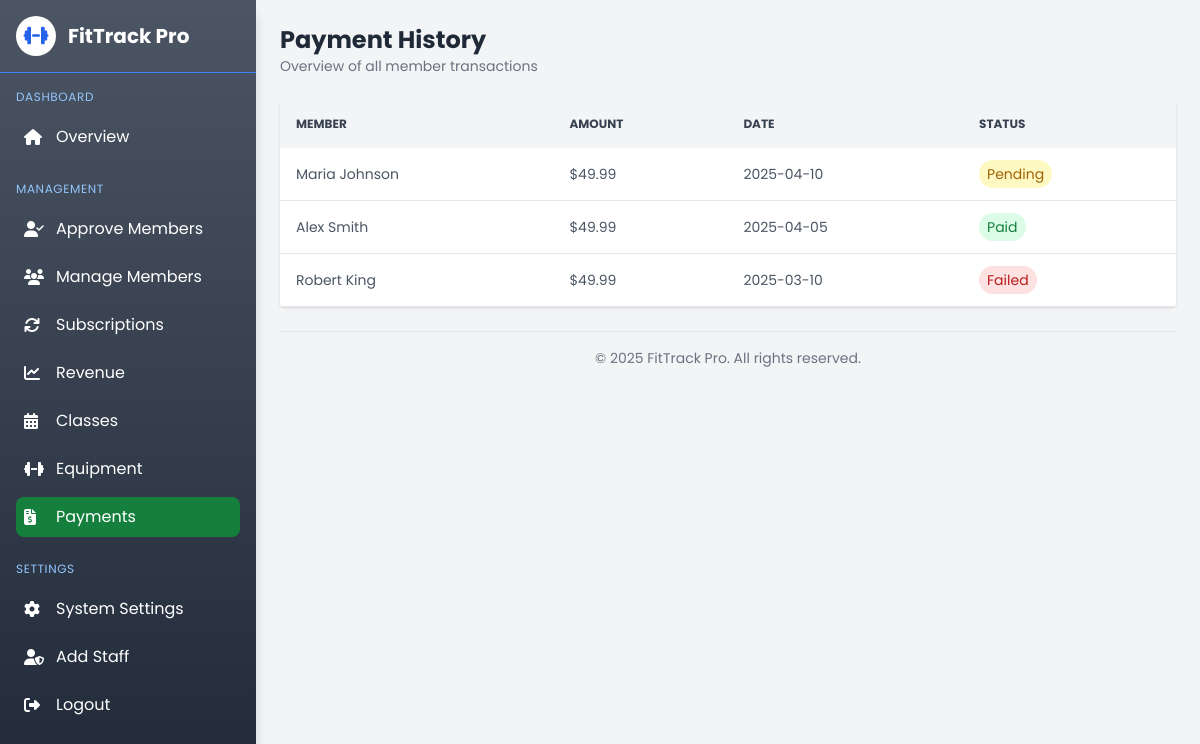
The app's page /payments.php (signed in) with its own data.
### tables this page shows
CREATE TABLE IF NOT EXISTS payments (
    payment_id INT AUTO_INCREMENT PRIMARY KEY,
    member_id INT NOT NULL,
    amount DECIMAL(10, 2) NOT NULL,
    payment_date DATE NOT NULL,
    status ENUM('Paid', 'Pending', 'Failed') DEFAULT 'Pending',
    FOREIGN KEY (member_id) REFERENCES members(member_id) ON DELETE CASCADE
);

CREATE TABLE members (
    member_id INT AUTO_INCREMENT PRIMARY KEY,
    full_name VARCHAR(100) NOT NULL,
    email VARCHAR(100) NOT NULL UNIQUE,
    phone VARCHAR(15) NOT NULL UNIQUE,
    join_date DATE DEFAULT CURRENT_DATE,
    status ENUM('Pending', 'Active', 'Inactive') DEFAULT 'Pending'
);

### payments.php (the view, shortened to what this page needs)
<?php
include('includes/db_config.php');
include('includes/header.php');
include('includes/sidebar.php');
$query = "
    SELECT p.payment_id, p.amount, p.payment_date, p.status, m.full_name
    FROM payments p
    JOIN members m ON p.member_id = m.member_id
    ORDER BY p.payment_date DESC
";
$payments = mysqli_query($conn, $query);
?>
<div class="mb-6 flex justify-between items-center">
    <div>
        <h1 class="text-2xl font-bold text-gray-800">Payment History</h1>
        <p class="text-gray-500 text-sm">Overview of all member transactions</p>
    </div>
</div>
<div class="overflow-x-auto bg-white rounded shadow">
    <table class="min-w-full text-sm text-left text-gray-600">
        <thead class="bg-gray-100 text-gray-700 uppercase text-xs">
            <tr>
                <th class="p-4">Member</th>
                <th class="p-4">Amount</th>
                <th class="p-4">Date</th>
                <th class="p-4">Status</th>
            </tr>
        </thead>
        <tbody>
            <?php while ($row = mysqli_fetch_assoc($payments)): ?>
                <tr class="border-b hover:bg-gray-50">
                    <td class="p-4"><?= htmlspecialchars($row['full_name']) ?></td>
                    <td class="p-4">$<?= number_format($row['amount'], 2) ?></td>
                    <td class="p-4"><?= $row['payment_date'] ?></td>
                    <td class="p-4">
                        <span class="text-sm px-2 py-1 rounded-full
                            <?= $row['status'] === 'Paid' ? 'bg-green-100 text-green-700' :
                                 ($row['status'] === 'Pending' ? 'bg-yellow-100 text-yellow-700' : 'bg-red-100 text-red-700') ?>">
                            <?= $row['status'] ?>
                        </span>
                    </td>
                </tr>
            <?php endwhile; ?>
        </tbody>
    </table>
</div>
<?php include('includes/footer.php'); ?>

### includes/header.php (shortened to what this page needs)
<!DOCTYPE html>
<html lang="en">
<head>
    <script src="https://cdn.tailwindcss.com"></script>
    <link rel="stylesheet" href="https://cdnjs.cloudflare.com/ajax/libs/font-awesome/6.4.0/css/all.min.css">
</head>
<body class="bg-gray-100 min-h-screen">
<div class="flex min-h-screen">
    <?php include('includes/sidebar.php'); ?>
    <div class="ml-64 p-6 w-full bg-gray-100">

### includes/sidebar.php (shortened to what this page needs)
<?php
$role = strtolower($_SESSION['role'] ?? '');
$current = basename($_SERVER['PHP_SELF']);
?>
<div id="sidebar" class="h-screen w-64 fixed top-0 left-0 bg-gradient-to-b from-gray-600 to-gray-800 text-white flex flex-col shadow-lg z-50 transition-transform transform">
    <div class="p-4 flex items-center space-x-3 border-b border-blue-500">
        <div class="w-10 h-10 rounded-full bg-white flex items-center justify-center">
            <i class="fas fa-dumbbell text-blue-600 text-xl"></i>
        </div>
        <h1 class="text-xl font-bold">FitTrack Pro</h1>
    </div>
    <nav class="p-4 flex-1 overflow-y-auto">
        <div class="mb-6">
            <h3 class="text-xs uppercase tracking-wider text-blue-300 mb-3">Dashboard</h3>
            <ul class="space-y-2">
                <li>
                    <a href="<?= $role === 'admin' ? 'admin_dashboard.php' : ($role === 'trainer' ? 'trainer_dashboard.php' : 'member_dashboard.php') ?>" class="flex items-center space-x-3 p-2 rounded-lg hover:bg-green-700 transition <?= $current == ($role === 'admin' ? 'admin_dashboard.php' : ($role === 'trainer' ? 'trainer_dashboard.php' : 'member_dashboard.php')) ? 'bg-green-700' : '' ?>">
                        <i class="fas fa-home w-5"></i>
                        <span>Overview</span>
                    </a>
                </li>
            </ul>
        </div>
        <div class="mb-6">
            <h3 class="text-xs uppercase tracking-wider text-blue-300 mb-3">Management</h3>
            <ul class="space-y-2">
                <?php if ($role === 'admin'): ?>
                <li>
                    <a href="members.php" class="flex items-center space-x-3 p-2 rounded-lg hover:bg-green-700 transition <?= $current == 'members.php' ? 'bg-green-700' : '' ?>">
                        <i class="fas fa-user-check w-5"></i>
                        <span>Approve Members</span>
                    </a>
                </li>
                <li>
                    <a href="admin_members.php" class="flex items-center space-x-3 p-2 rounded-lg hover:bg-green-700 transition <?= $current == 'admin_members.php' ? 'bg-green-700' : '' ?>">
                        <i class="fas fa-users w-5"></i>
                        <span>Manage Members</span>
                    </a>
                </li>
                <li>
                    <a href="admin_subscriptions.php" class="flex items-center space-x-3 p-2 rounded-lg hover:bg-green-700 transition <?= $current == 'admin_subscriptions.php' ? 'bg-green-700' : '' ?>">
                        <i class="fas fa-sync w-5"></i>
                        <span>Subscriptions</span>
                    </a>
                </li>
                <li>
                    <a href="admin_revenue.php" class="flex items-center space-x-3 p-2 rounded-lg hover:bg-green-700 transition <?= $current == 'admin_revenue.php' ? 'bg-green-700' : '' ?>">
                        <i class="fas fa-chart-line w-5"></i>
                        <span>Revenue</span>
                    </a>
                </li>
                <?php endif; ?>
                <?php if (in_array($role, ['admin', 'trainer', 'member'])): ?>
                <li>
                    <a href="classes.php" class="flex items-center space-x-3 p-2 rounded-lg hover:bg-green-700 transition <?= $current == 'classes.php' ? 'bg-green-700' : '' ?>">
                        <i class="fas fa-calendar-alt w-5"></i>
                        <span>Classes</span>
                    </a>
                </li>
                <?php endif; ?>
                <?php if (in_array($role, ['admin', 'trainer'])): ?>
                <li>
                    <a href="equipment.php" class="flex items-center space-x-3 p-2 rounded-lg hover:bg-green-700 transition <?= $current == 'equipment.php' ? 'bg-green-700' : '' ?>">
                        <i class="fas fa-dumbbell w-5"></i>
                        <span>Equipment</span>
                    </a>
                </li>
                <?php endif; ?>
                <?php if (in_array($role, ['admin', 'trainer', 'member'])): ?>
                <li>
                    <a href="payments.php" class="flex items-center space-x-3 p-2 rounded-lg hover:bg-green-700 transition <?= $current == 'payments.php' ? 'bg-green-700' : '' ?>">
                        <i class="fas fa-file-invoice-dollar w-5"></i>
                        <span>Payments</span>
                    </a>
                </li>
                <?php endif; ?>
            </ul>
        </div>
        <div class="mb-6">
            <h3 class="text-xs uppercase tracking-wider text-blue-300 mb-3">Settings</h3>
            <ul class="space-y-2">
                <?php if ($role === 'admin'): ?>
                <li>
                    <a href="settings.php" class="flex items-center space-x-3 p-2 rounded-lg hover:bg-green-700 transition <?= $current == 'settings.php' ? 'bg-green-700' : '' ?>">
                        <i class="fas fa-cog w-5"></i>
                        <span>System Settings</span>
                    </a>
                </li>
                <li>
                    <a href="add_user.php" class="flex items-center space-x-3 p-2 rounded-lg hover:bg-green-700 transition <?= $current == 'add_user.php' ? 'bg-green-700' : '' ?>">
                        <i class="fas fa-user-shield w-5"></i>
                        <span>Add Staff</span>
                    </a>
                </li>
                <?php endif; ?>
                <li>
                    <a href="logout.php" class="flex items-center space-x-3 p-2 rounded-lg hover:bg-red-700 transition">
                        <i class="fas fa-sign-out-alt w-5"></i>
                        <span>Logout</span>
                    </a>
                </li>
            </ul>
        </div>
    </nav>
</div>

### includes/footer.php (shortened to what this page needs)
<footer class="bg-gray-100 text-center text-sm text-gray-500 py-4 border-t mt-6">
    &copy; <?= date('Y') ?> FitTrack Pro. All rights reserved.
</footer>

### includes/header.php (style rules this page uses)
body { font-family: 'Poppins', sans-serif; background-color: #f8fafc; }

### records on screen
payments: member.full_name "Maria Johnson", amount "49.99", payment_date "2025-04-10", status "Pending"
payments: member.full_name "Alex Smith", amount "49.99", payment_date "2025-04-05", status "Paid"
payments: member.full_name "Robert King", amount "49.99", payment_date "2025-03-10", status "Failed"
